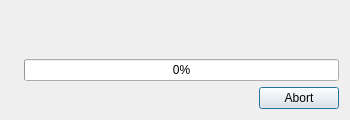
<?xml version="1.0" encoding="UTF-8"?>
<ui version="4.0">
 <class>ProgressDialog</class>
 <widget class="QDialog" name="ProgressDialog">
  <property name="windowModality">
   <enum>Qt::WindowModal</enum>
  </property>
  <property name="geometry">
   <rect>
    <x>0</x>
    <y>0</y>
    <width>350</width>
    <height>120</height>
   </rect>
  </property>
  <property name="sizePolicy">
   <sizepolicy hsizetype="Fixed" vsizetype="Fixed">
    <horstretch>0</horstretch>
    <verstretch>0</verstretch>
   </sizepolicy>
  </property>
  <layout class="QGridLayout" name="gridLayout">
   <item row="0" column="1">
    <widget class="QLabel" name="label">
     <property name="text">
      <string/>
     </property>
     <property name="alignment">
      <set>Qt::AlignCenter</set>
     </property>
    </widget>
   </item>
   <item row="2" column="1" alignment="Qt::AlignRight">
    <widget class="QDialogButtonBox" name="buttonBox">
     <property name="sizePolicy">
      <sizepolicy hsizetype="Fixed" vsizetype="Fixed">
       <horstretch>0</horstretch>
       <verstretch>0</verstretch>
      </sizepolicy>
     </property>
     <property name="standardButtons">
      <set>QDialogButtonBox::Abort</set>
     </property>
    </widget>
   </item>
   <item row="1" column="1">
    <widget class="QProgressBar" name="progressBar">
     <property name="value">
      <number>0</number>
     </property>
    </widget>
   </item>
   <item row="0" column="0" rowspan="2">
    <widget class="QLabel" name="pixmap">
     <property name="sizePolicy">
      <sizepolicy hsizetype="Fixed" vsizetype="Fixed">
       <horstretch>0</horstretch>
       <verstretch>0</verstretch>
      </sizepolicy>
     </property>
     <property name="text">
      <string/>
     </property>
     <property name="scaledContents">
      <bool>true</bool>
     </property>
     <property name="margin">
      <number>5</number>
     </property>
    </widget>
   </item>
  </layout>
 </widget>
 <resources>
  <include location="../Resources/MainWindow.qrc"/>
 </resources>
 <connections>
  <connection>
   <sender>buttonBox</sender>
   <signal>clicked(QAbstractButton*)</signal>
   <receiver>ProgressDialog</receiver>
   <slot>reject()</slot>
   <hints>
    <hint type="sourcelabel">
     <x>273</x>
     <y>73</y>
    </hint>
    <hint type="destinationlabel">
     <x>273</x>
     <y>52</y>
    </hint>
   </hints>
  </connection>
 </connections>
</ui>
